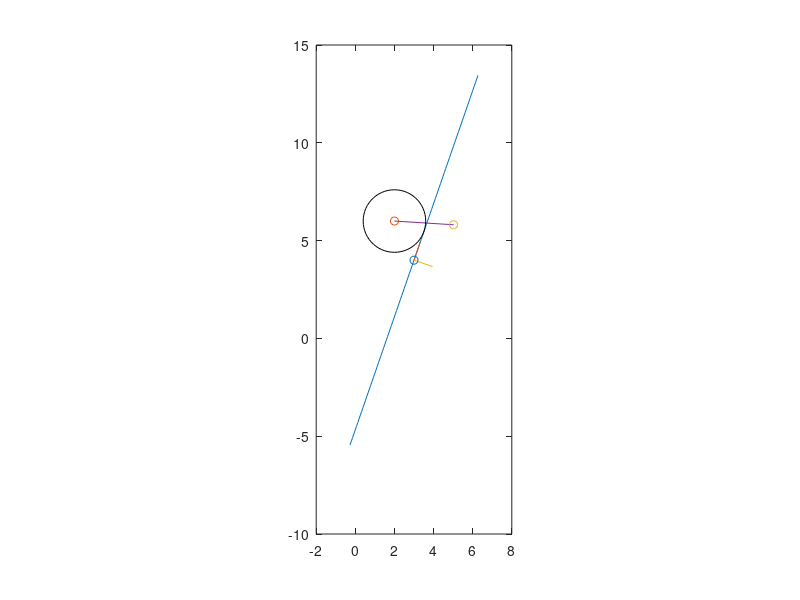

This figure's MATLAB source:
a = [3; 4];
n = [9; 26];
p = [2; 6];
n = n ./ norm(n);

t = linspace(-10, 10);
x = a + t.*n;

r = norm(cross([p - a; 0], [n; 0])) / norm(n);

nn = [n(2); -n(1)];
ax=a(1); ay=a(2);
nx=n(1); ny=n(2);
px=p(1); py=p(2);
pp = [
    px - 2*((px-ax)*ny - (py-ay)*nx) * ny;
    py - 2*((px-ax)*ny + (py-ay)*nx) * nx*-1;
];

diffx = px - ax;
diffy = py - ay;
dotx = diffx*ny - diffy*nx;
doty = diffx*ny + diffy*nx;
%pp = [ px - 2*dotx*ny; py - 2*doty*nx ];

hold off
plot(x(1,:), x(2,:));
hold on
plot([a(1), a(1)+n(1)], [a(2), a(2)+n(2)]);
plot([a(1), a(1)+nn(1)], [a(2), a(2)+nn(2)]);
plot([p(1), pp(1)], [p(2), pp(2)]);
daspect([1 1 1]);
scatter([a(1)], [a(2)]);
scatter([p(1)], [p(2)]);
scatter([pp(1)], [pp(2)]);
rectangle('Position', [p(1)-r, p(2)-r, 2*r, 2*r], 'Curvature', [1, 1]);
